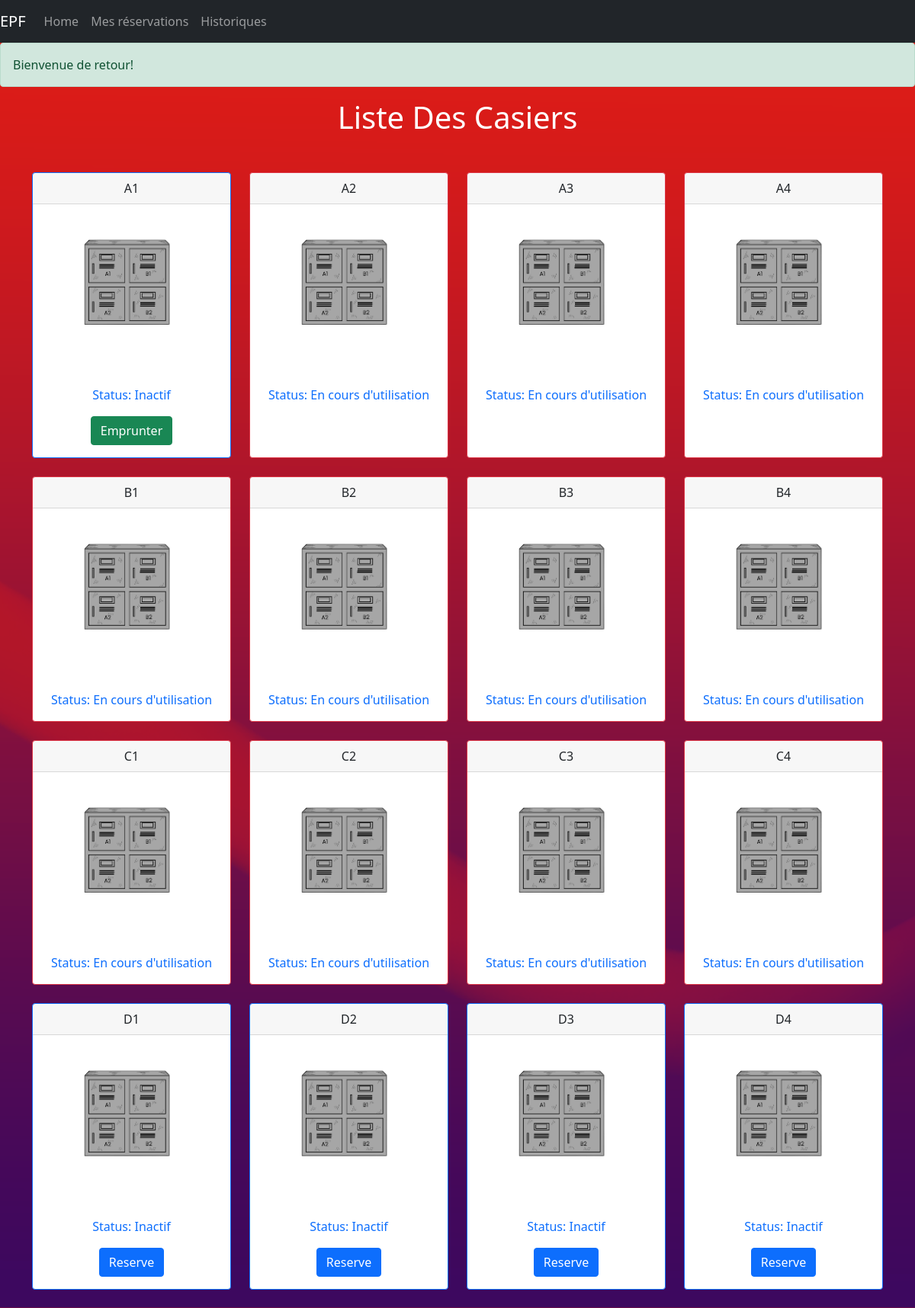
/all_casiers.php, run on the app's committed database.
### tables this page shows
CREATE TABLE `casier` (
  `ID_Casier` varchar(4) NOT NULL,
  `Fonction` varchar(20) NOT NULL,
  `Status` tinyint(1) NOT NULL
);

### public/all_casiers.php (the view, shortened to what this page needs)
<!DOCTYPE html>
<html lang="fr">
<head>
    <link rel="stylesheet" href="https://cdnjs.cloudflare.com/ajax/libs/font-awesome/6.0.0-beta3/css/all.min.css"
>
    <link href="https://cdn.jsdelivr.net/npm/bootstrap@5.0.2/dist/css/bootstrap.min.css" rel="stylesheet"
>
</head>
<?php
include("header.php");
?>
<?php
include("welcome_back_user.php")
?>
<body>
    <h1 class="text-white font-weight-bold text-center mt-10">Liste Des Casiers</h1>
    <div class="container mt-5">
        <div class="row justify-content-center">
            <?php
            $dsn = 'mysql:host=localhost;port=3306;dbname=epflocker_db';
            $user = 'epflocker';
            $password = '3pfl0ck3r';
            try {
                $pdo = new PDO($dsn, $user, $password);
                $pdo->setAttribute(PDO::ATTR_ERRMODE, PDO::ERRMODE_EXCEPTION);
                $sql = "SELECT * FROM casier;
                ";
                $stmt = $pdo->query($sql);
                while ($row = $stmt->fetch(PDO::FETCH_ASSOC)) {
                    $status = $row["Status"];
                    $cardBorder = $status ? 'border-primary' : 'border-danger';
                    echo '<div class="col-md-3 mb-4 d-flex justify-content-center">';
                    echo '<div class="card border ' . $cardBorder . ' shadow-0">';
                    echo '<div class="card-header text-center font-weight-bold">' . $row["ID_Casier"] . '</div>';
                    echo '<img src="images\casier_unique.png" class="card-img-top" alt="Casier">';
                    echo '<div class="card-body text-primary">';
                    echo '<p class="card-text text-center">Status: ' . (!$status ? 'En cours d\'utilisation':'Inactif') . '</p>';
                    if ($row["ID_Casier"] == 'A1') {
                        echo '<div class="text-center "><a href="select_item.php" class="btn btn-success">Emprunter</a></div>';
                    } else {
                        if ($status) {
                            echo '<div class="text-center "><a href="get_code.php?id=' . $row["ID_Casier"] . '" class="btn btn-primary btn-block">Reserve</a></div>';
                        }
                    }
                    echo '</div>';
                    echo '</div>';
                    echo '</div>';
                }
            } catch (PDOException $e) {
                echo "Erreur : " . $e->getMessage();
            }
            ?>
        </div>
    </div>
</body>
</html>

### public/header.php (shortened to what this page needs)
<nav class="navbar navbar-expand-lg navbar-dark bg-dark">
    <a class="navbar-brand" href="all_casiers.php">EPF</a>
    <div class="collapse navbar-collapse flex-row justify-content-between" id="navbarSupportedContent">
        <ul class="navbar-nav mr-auto">
            <li class="nav-item active">
                <a class="nav-link" href="all_casiers.php">Home <span class="sr-only">(current)</span></a>
            </li>
            <li class="nav-item">
                <a class="nav-link" href="list_casiers.php">Mes réservations</a>
            </li>
            <li class="nav-item">
                <a class="nav-link" href="historique_tech.php">Historiques</a>
            </li>
        </ul>
    </div>
</nav>

### public/welcome_back_user.php (shortened to what this page needs)
<?php
if (!isset($_SESSION['last_display_time']) || (time() - $_SESSION['last_display_time']) > 60) {
?>
<div class="alert alert-success font-weight-bold" role="alert">
    Bienvenue de retour! <?php echo $_SESSION['user_email']?>
</div>
<?php
}
?>

### public/all_casiers.php (style rules this page uses)
body { background-image: url('images/fond1.png'); background-size: cover; background-position: center; }

### data on the page
casier: ID_Casier "A1", Status "Inactif", shows "Emprunter"
casier: ID_Casier "A2", Status "En cours d"
casier: ID_Casier "A3", Status "En cours d"
casier: ID_Casier "A4", Status "En cours d"
casier: ID_Casier "B1", Status "En cours d"
casier: ID_Casier "B2", Status "En cours d"
casier: ID_Casier "B3", Status "En cours d"
casier: ID_Casier "B4", Status "En cours d"
casier: ID_Casier "C1", Status "En cours d"
casier: ID_Casier "C2", Status "En cours d"
casier: ID_Casier "C3", Status "En cours d"
casier: ID_Casier "C4", Status "En cours d"
casier: ID_Casier "D1", Status "Inactif"
casier: ID_Casier "D2", Status "Inactif"
casier: ID_Casier "D3", Status "Inactif"
casier: ID_Casier "D4", Status "Inactif"
